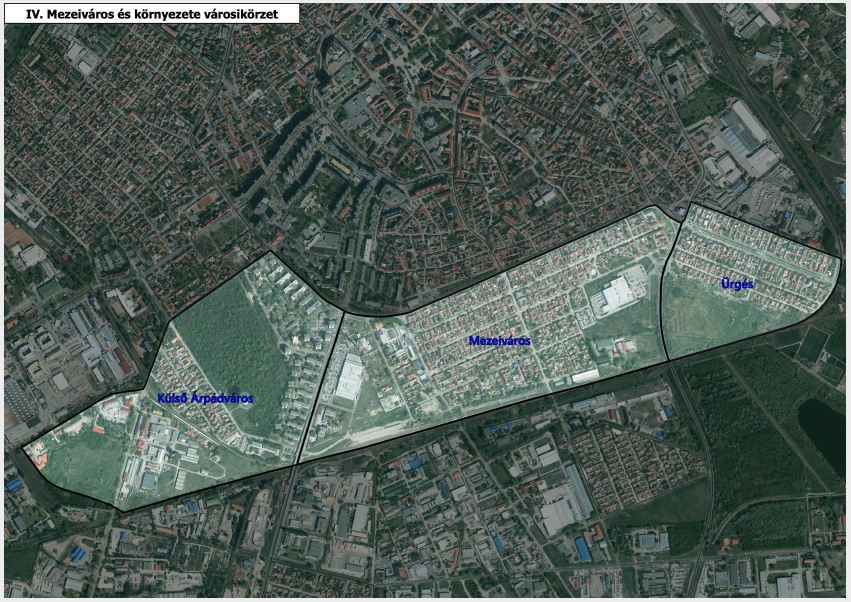
#> input picture data/neighborhoods/sources/municipal-kecskemet-figure76-first/figure76-p161-xref184.jpeg, 1702 x 1204 px (shown at 1/2 size)
$ python trace-source-pixels.py
#> lines starting #> are read from the running program, lines starting #| are printed output that depends on the picture; after the words box and inside, x2 and y2 are one past the last pixel; in counts of white or black regions, pixels touching at a corner belong together
#!/usr/bin/env python3
"""Literal source-black 8-neighbor traces for Figure 76; no georeference.

Manual seeds select the municipal printed contour. Dijkstra paths follow only
actual original-JPEG pixels maxRGB<=45 inside narrow seed-guided corridors.
Shared source sections are traced once and reused exactly in reverse. There
are no allowed label crossings, gap bridges, frame edges, buffer or repair.
"""
import argparse
import hashlib
import heapq
import json
import math
from pathlib import Path
import sys
sys.dont_write_bytecode=True
OUT=Path(__file__).resolve().parent
SOURCE=OUT/'figure76-p161-xref184.jpeg'
SHA='9afccf14486eb5ed86581d07f9a588da4b53df6fa0c47cdbcaf6f667659055cd'
LIMIT=45
PAD=14
A=(41,895);B=(595,928);C=(691,623);D=(1364,446);E=(1338,719)
SECTIONS={
 'AB':[A,(62,924),(78,945),(96,961),(120,975),(145,984),(177,993),(210,1005),(246,1026),(306,1009),(370,990),(432,973),(500,955),(550,941),B],
 'BC':[B,(615,866),(632,807),(649,747),(668,689),C],
 'CA':[C,(654,602),(625,578),(591,548),(551,509),(526,512),(490,533),(448,561),(406,591),(367,619),(340,646),(326,683),(312,728),(300,765),(283,778),(252,781),(217,786),(183,808),(142,832),(103,855),(69,878),A],
 'CD':[C,(719,630),(751,632),(782,630),(815,623),(855,608),(904,587),(956,565),(1009,540),(1060,517),(1112,492),(1166,469),(1215,447),(1255,428),(1295,411),(1310,420),(1326,434),(1342,441),D],
 'DE':[D,(1351,487),(1337,526),(1325,561),(1322,601),(1322,645),(1323,687),E],
 'EB':[E,(1278,737),(1217,754),(1153,772),(1087,791),(1023,809),(957,827),(891,846),(827,864),(762,882),(697,900),(645,915),B],
 'D_OUT_E':[D,(1381,404),(1424,419),(1470,435),(1517,452),(1560,469),(1606,486),(1646,502),(1683,520),(1681,540),(1676,560),(1668,580),(1653,600),(1638,620),(1610,640),(1589,650),(1543,661),(1493,677),(1444,690),(1393,705),E],
}
RING_SECTIONS={'Külső Árpádváros':[('AB',False),('BC',False),('CA',False)],
               'Mezeiváros':[('CD',False),('DE',False),('EB',False),('BC',False)],
               'Ürgés':[('D_OUT_E',False),('DE',True)]}


def encode(value):return (json.dumps(value,ensure_ascii=False,indent=2,allow_nan=False)+'\n').encode()


def main(check):
#> called with check = False
    import numpy as np
    from PIL import Image,ImageDraw
    from shapely.geometry import Polygon
    from shapely.validation import explain_validity
    if hashlib.sha256(SOURCE.read_bytes()).hexdigest()!=SHA:raise ValueError('Original source JPEG changed')
    source=Image.open(SOURCE).convert('RGB');rgb=np.asarray(source);value=rgb.max(axis=2);height,width=value.shape
#> in main, source is the input picture: PIL image 1702x1204 RGB; mean R, G, B 80.2, 93.4, 86.9
#> after `value = rgb.max(axis=2)`:
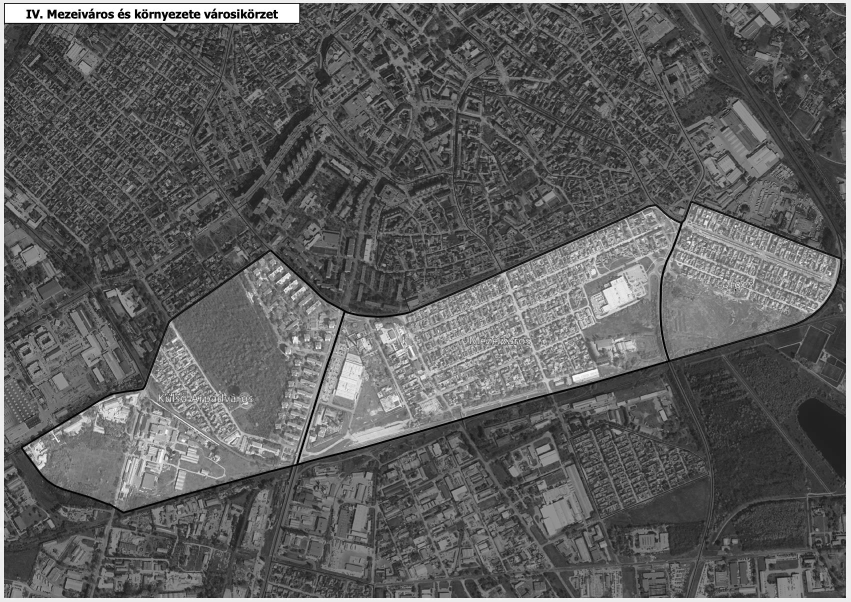
#> value: shape (1204, 1702) (shown at 1/2 size); min 0, max 255, mean 94.3
#> after `height, width = value.shape`: height = 1204; width = 1702
    if (width,height)!=(1702,1204):raise ValueError('Source size changed')
    allowed=value<=LIMIT;snaps={}
#> after `allowed = value <= LIMIT`:
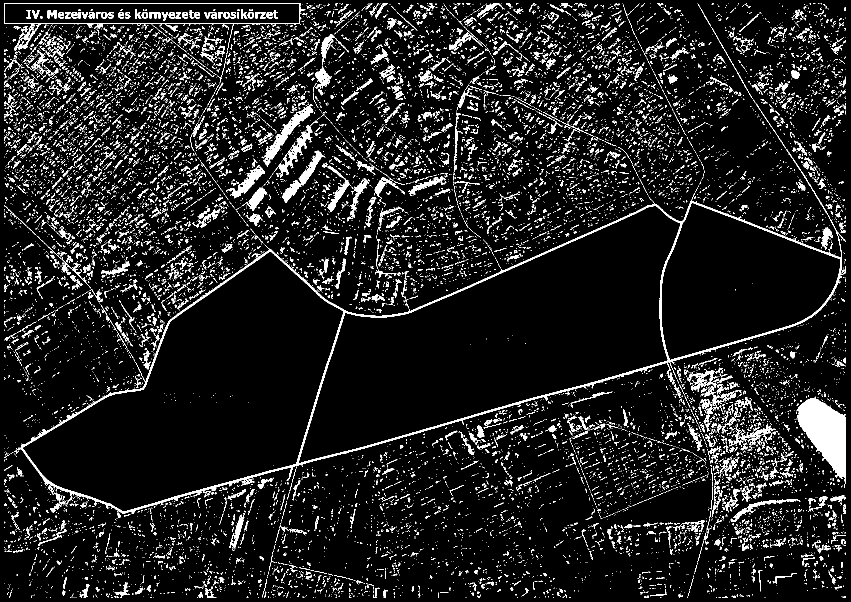
#> allowed: shape (1204, 1702) bool (shown at 1/2 size); 9.2% white; 16127 white regions (14414 under 20 px), largest, box (x1, y1, x2, y2) and area: (28, 298, 1692, 1028) 17961, (1593, 793, 1692, 976) 9401, (8, 6, 611, 101) 2767
    def snap(seed):
        if seed in snaps:return snaps[seed]
        x,y=seed;choices=[]
        for yy in range(max(0,y-8),min(height,y+9)):
            for xx in range(max(0,x-8),min(width,x+9)):
                if allowed[yy,xx]:choices.append(((xx-x)**2+(yy-y)**2+float(value[yy,xx])*.02,(xx,yy)))
        if not choices:raise ValueError('No actual black source pixel near seed '+str(seed))
        result=min(choices)[1];snaps[seed]=result;return result
    def distance(p,a,b):
        dx,dy=b[0]-a[0],b[1]-a[1];den=dx*dx+dy*dy
        if not den:return math.dist(p,a)
        t=max(0,min(1,((p[0]-a[0])*dx+(p[1]-a[1])*dy)/den))
        return math.hypot(p[0]-a[0]-t*dx,p[1]-a[1]-t*dy)
    def route(a,b):
        lo=(max(0,min(a[0],b[0])-PAD),max(0,min(a[1],b[1])-PAD))
        hi=(min(width-1,max(a[0],b[0])+PAD),min(height-1,max(a[1],b[1])+PAD))
        best={a:0};back={};todo=[(0,a)]
        while todo:
            score,u=heapq.heappop(todo)
            if score!=best[u]:continue
            if u==b:break
            for dx,dy in [(1,0),(-1,0),(0,1),(0,-1),(1,1),(1,-1),(-1,1),(-1,-1)]:
                v=(u[0]+dx,u[1]+dy)
                if not(lo[0]<=v[0]<=hi[0]and lo[1]<=v[1]<=hi[1])or not allowed[v[1],v[0]]:continue
                off=distance(v,a,b)
                if off>PAD:continue
                new=score+math.hypot(dx,dy)*(1+float(value[v[1],v[0]])*.04)+off*off*.001
                if new<best.get(v,float('inf')):best[v]=new;back[v]=u;heapq.heappush(todo,(new,v))
        if b not in best:raise ValueError('Actual black source path disconnected '+str((a,b)))
        points=[b]
        while points[-1]!=a:points.append(back[points[-1]])
        return points[::-1]
    paths={}
    for key,seeds in SECTIONS.items():
        result=[]
        for a,b in zip(seeds,seeds[1:]):
            part=route(snap(a),snap(b));result.extend(part if not result else part[1:])
        paths[key]=result
        print(key,len(result))
    rings={};polygons={};records=[]
    for name,sections in RING_SECTIONS.items():
        points=[]
        for key,reverse in sections:
            section=paths[key][::-1]if reverse else paths[key]
            if points and points[-1]!=section[0]:raise ValueError('Original source sections do not connect')
            points.extend(section if not points else section[1:])
        if points[0]!=points[-1]:raise ValueError('Open original source circuit')
        if any(max(abs(a[0]-b[0]),abs(a[1]-b[1]))!=1 for a,b in zip(points,points[1:])):raise ValueError('Non-neighbor source edge')
        if any(not allowed[y,x]for x,y in points):raise ValueError('Nonblack source vertex')
        poly=Polygon(points)
        if not poly.is_valid:raise ValueError(name+': '+explain_validity(poly))
        rings[name]=points;polygons[name]=poly
        records.append({'name':name,'denseSourceVertexCountIncludingClosure':len(points),'closed':True,
                        'valid':True,'interiorRingCount':len(poly.interiors),'sourcePixelArea':poly.area,
                        'sourcePixelBounds':list(poly.bounds),'allVerticesActualSourceBlackPixels':True,
                        'maximumMaxRgbOnTrace':max(int(value[y,x])for x,y in points),
                        'everyStep8Neighbor':True,'minimumDistanceToImageFramePixels':min(min(x,y,width-1-x,height-1-y)for x,y in points),
                        'addedClosureOrBridgeEdgeCount':0,'georeferencingPerformed':False})
#> after the loop, polygons = 3 items; records = 3 items; rings = 3 items
    overlaps=[]
    for i,a in enumerate(polygons):
        for b in list(polygons)[i+1:]:
            area=polygons[a].intersection(polygons[b]).area
            if area!=0:raise ValueError('Pixel cell interiors overlap')
            overlaps.append({'a':a,'b':b,'intersectionAreaPixelsSquared':area})
#> this loop made 3 passes
#> a on passes 1 to 3: 'Külső Árpádváros', 'Mezeiváros', 'Ürgés'
#> after the loop, overlaps = 3 items
    results={
      'source-pixel-rings.json':{'schemaVersion':1,'coordinateSystem':'Original embedded JPEG image pixel centers; x right/y down. These are NOT geographic coordinates.','sourceImage':SOURCE.name,'sourceImageSha256':SHA,'sourceImageSize':[width,height],'blackThresholdMaxRgb':LIMIT,'manualSeedCorridorPadPixels':PAD,'manualSeeds':SECTIONS,'actualSourcePixelSnaps':[{'manualSeed':a,'sourcePixel':b}for a,b in snaps.items()],'sharedSourcePaths':paths,'ringSourceSections':RING_SECTIONS,'rings':rings},
      'proof.json':{'schemaVersion':1,'sourceFigure':76,'sourcePdfPageOneBased':161,'printedPage':159,'sourceImageSha256':SHA,
                    'method':'Manual source-stroke seeds guide bounded Dijkstra traversal on literal maxRGB<=45 JPEG pixels. Every dense edge is an 8-neighbor source-pixel step; shared dividers are reused exactly in reverse.','records':records,'pairwisePixelInteriorOverlaps':overlaps,
                    'blueOrOtherLabelPixelWindowsAllowed':[],'allSourcePathsLiteralBlack':True,'sourceImageFrameUsedToClose':False,
                    'geometryRepairBufferSnapOrArbitraryChordUsed':False,'noteOnSeedSelection':'Snapping selects an actual nearby source pixel for a manual seed; no geographic geometry is snapped.','georeferencingPerformed':False,'absoluteAccuracyMeters':None,'usableForAddressAssignment':False,
                    'independentReviewStillRequired':True}}
    for filename,result in results.items():
        data=encode(result);p=OUT/filename
        if check:
            if not p.exists()or p.read_bytes()!=data:raise ValueError('Stale or missing artifact '+filename)
        else:p.write_bytes(data)
#> this loop made 2 passes
    if not check:
        preview=source.copy();draw=ImageDraw.Draw(preview)
        for color,(name,points)in zip(['#ff4444','#ffff00','#00ffff'],rings.items()):draw.line(points,fill=color,width=2)
#> this loop made 3 passes
#> (color, name) on passes 1 to 3: ('#ff4444', 'Külső Árpádváros'), ('#ffff00', 'Mezeiváros'), ('#00ffff', 'Ürgés')
        preview.save(OUT/'preview.png')
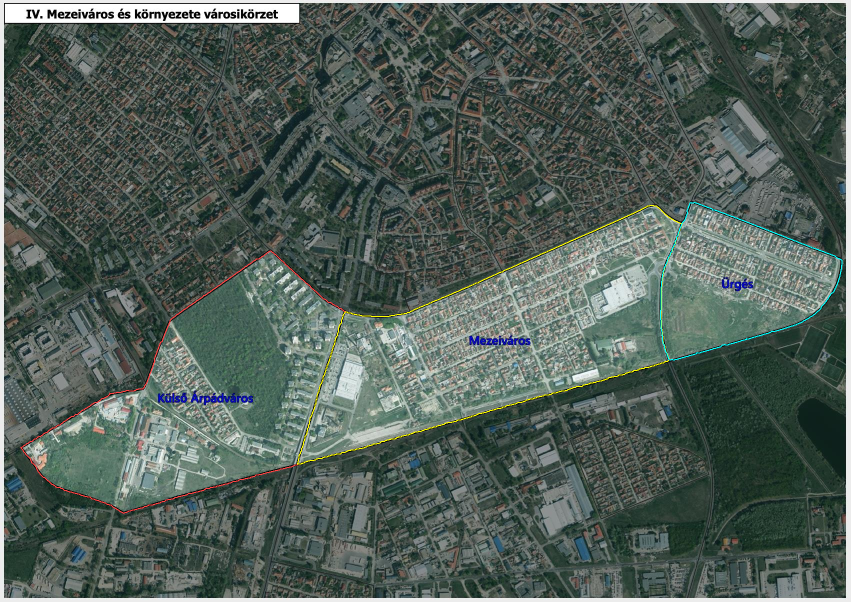
#> saved as preview.png: PIL image 1702x1204 RGB (shown at 1/2 size); mean R, G, B 81.1, 94.2, 87.2
    print(json.dumps({'mode':'check'if check else'build','sourceOnlyFineCellCount':3,'records':records},ensure_ascii=False))
#> (printed output is left out)

if __name__=='__main__':
    p=argparse.ArgumentParser();p.add_argument('--check',action='store_true');main(p.parse_args().check)
